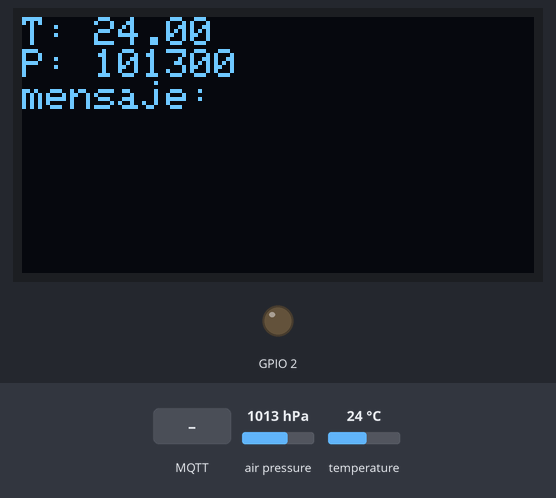
A sketch run on a simulated ESP8266 (Wemos D1 mini). Shown: 128×64 one-colour display, output pins drawn as LEDs (lit = HIGH). The test bench sets the inputs (shaded band); at power-on: air pressure 1013 hPa, temperature 24 °C. WiFi joins after 1.5 s; servers stay silent unless stated; random numbers use the default seed unless the sketch sets one; no MQTT or app messages arrive unless stated; not simulated (calls return 0 or success): secrets.h; what the sketch prints to the serial monitor is not drawn.

Above: at 2.7 s.
2.8 s: MQTT message "1" arrives on the third subscribed topic
4.3 s: MQTT message "on" arrives on the third subscribed topic
At 5.5 s:
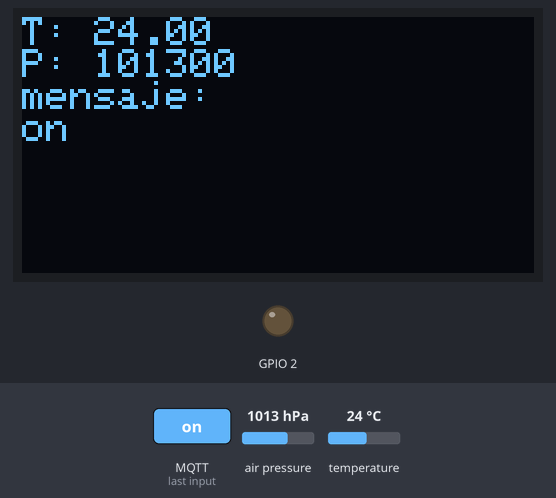
5.8 s: MQTT message "off" arrives on the third subscribed topic
At 6.3 s:
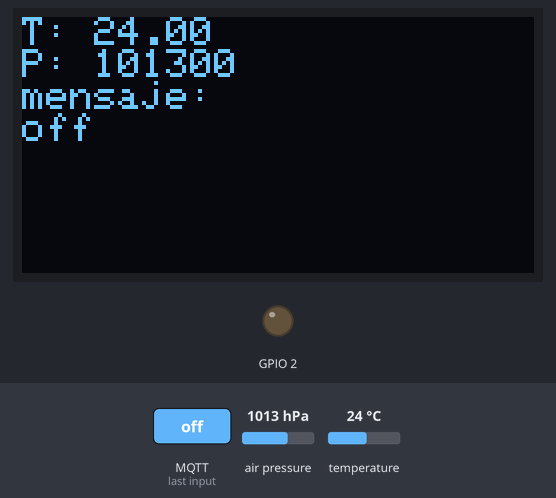
7.3 s: MQTT message "0" arrives on the first subscribed topic
At 8.1 s:
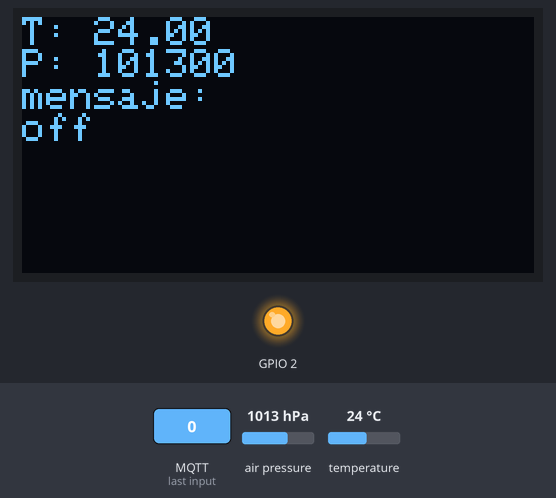
8.8 s: air pressure set to 952 hPa
At 10.0 s:
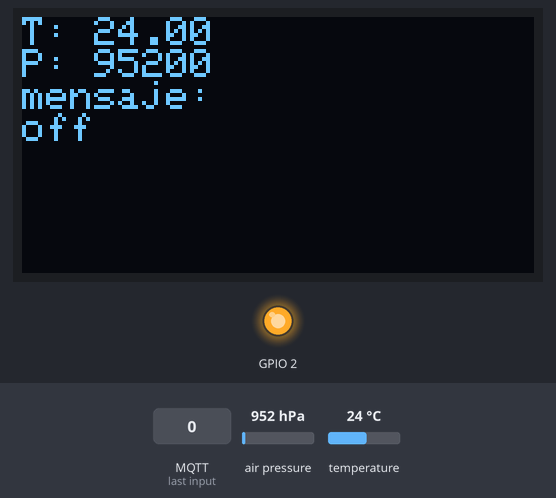
10.3 s: MQTT message "0" arrives on the third subscribed topic
At 11.0 s:
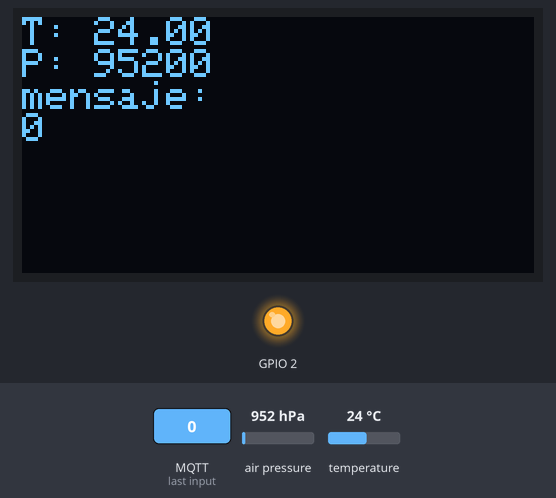
Timing chart, 0 to 12.8 s (numbered marks = the images above; inputs shaded):
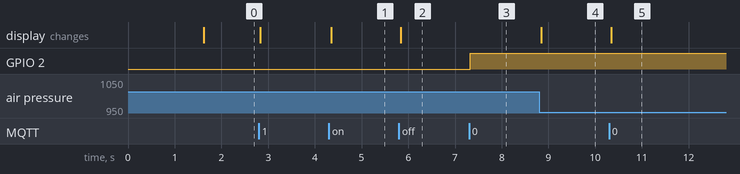

The sketch:

BMP-OLED-NODE.ino
```cpp
/*
   Ejemplo básico de nodo remoto para interacción con MQTT y Node-RED para Wemos D1 Mini + BMP Shield + OLED Shield
   Publica en un topic cada 10 segundos con la temperatura y en otro cada 60 segundos
   Está suscrito a dos topic, uno de ellos enciende y apaga el led integrado de ESP8266 y el otro manda por serial lo recibido
   En cada reset publica un mensaje indicando que se ha reiniciado
   Publica los datos de presión barométrica de la shield BMP180 en Broker
   Está suscrito a un tercer topic, que muestra el mensaje por pantalla oled
   Instalar librerías: Adafruit_GFX.h, Adafruit_SSD1306.h y Adafruit_BMP085.h
*/

/* secrets.h
  #define SSID "......."
  #define PASSWORD "......"
  #define MQTT_SERVER "......"
  #define MQTT_USER "......."
  #define MQTT_PASSWORD "........"
*/

#include <ESP8266WiFi.h>
#include <PubSubClient.h>
#include <Wire.h>
#include <Adafruit_GFX.h>
#include <Adafruit_SSD1306.h>
#include <Adafruit_BMP085.h>
#include "secrets.h"

//Sensor
Adafruit_BMP085 bmp;

WiFiClient espClient;
PubSubClient client(espClient);

//variables globales
long lastMsg = 0;
long lastMsgM = 0;
char msg[50];
String m = "";
int value = 0;
int valueM = 0;

const char* publish_temp = "casa/wemos2/temperatura";
const char* publish_pres = "casa/wemos2/presion";
const char* publish_10sec = "casa/wemos2/dato10s";
const char* publish_60sec = "casa/wemos2/dato60s";
const char* publish_reset = "casa/wemos2/reset";
const char* subs_led = "casa/wemos2/led";
const char* subs_text = "casa/wemos2/text";
const char* subs_oled = "casa/wemos2/oled";

//0x31
#define OLED_RESET -1
Adafruit_SSD1306 display(OLED_RESET);

void setup() {
  pinMode(LED_BUILTIN, OUTPUT);     // Initialize the BUILTIN_LED pin as an output
  Serial.begin(115200);

  if (!bmp.begin())
  {
    Serial.println("Could not find BMP180 or BMP085 sensor at 0x77");
    while (1) {}
  }

  display.begin(SSD1306_SWITCHCAPVCC, 0x3C);

  setup_wifi();
  client.setServer(MQTT_SERVER, 1883);
  client.setCallback(callback);
}

void loop() {
  if (!client.connected()) {
    reconnect();
  }
  client.loop();

  float t = bmp.readTemperature();
  int p = bmp.readPressure();

  // Clear the buffer.
  display.clearDisplay();
  display.setTextSize(1);
  display.setCursor(0, 0);
  display.setTextColor(WHITE);

  display.print("T: ");
  display.println(t);
  display.print("P: ");
  display.println(p);

  display.setTextSize(1);
  display.println("mensaje: ");
  display.println(m);

  display.display();

  long now = millis();
  if (now - lastMsg > 10000) {
    lastMsg = now;
    ++value;
    snprintf (msg, 50, "hello world 10s #%d", value);
    Serial.print("Publish message: ");
    Serial.println(msg);
    client.publish(publish_10sec, msg);

    Serial.print("Temperature = ");
    Serial.print(t);
    Serial.println(" Celsius");

    Serial.print("Pressure = ");
    Serial.print(p);
    Serial.println(" Pascal");

    Serial.print("Publish message Temperature: ");
    snprintf (msg, 50, "%4.2f", t);
    Serial.println(msg);
    client.publish(publish_temp, msg);

    Serial.print("Publish message Pressure: ");
    snprintf (msg, 50, "%i", p);
    Serial.println(msg);
    client.publish(publish_pres, msg);
  }

  if (now - lastMsgM > 60000) {
    lastMsgM = now;
    ++valueM;
    snprintf (msg, 50, "hello world 60s #%d", valueM);
    Serial.print("Publish message: ");
    Serial.println(msg);
    client.publish(publish_60sec, msg);
  }
}

void callback(char* topic, byte* payload, unsigned int length) {
  Serial.print("Message arrived [");
  Serial.print(topic);
  Serial.print("] ");
  String mensaje = "";
  for (int i = 0; i < length; i++) {
    Serial.print((char)payload[i]);
    mensaje = mensaje + (char)payload[i];
  }
  Serial.println();

  if (String(topic) == String(subs_led)) {
    // Switch on the LED if an 1 was received as first character
    if ((char)payload[0] == '1') {
      digitalWrite(LED_BUILTIN, LOW);   // Turn the LED on (Note that LOW is the voltage level
      // but actually the LED is on; this is because
      // it is active low on the ESP-01)
    } else {
      digitalWrite(LED_BUILTIN, HIGH);  // Turn the LED off by making the voltage HIGH
    }
  }

  if (String(topic) == String(subs_oled)) {
    // muestra mensaje en pantalla
    m = mensaje;
  }
}

void setup_wifi() {

  delay(10);
  // We start by connecting to a WiFi network
  Serial.println();
  Serial.print("Connecting to ");
  Serial.println(SSID);

  WiFi.begin(SSID, PASSWORD);

  while (WiFi.status() != WL_CONNECTED) {
    delay(500);
    Serial.print(".");
  }

  randomSeed(micros());

  Serial.println("");
  Serial.println("WiFi connected");
  Serial.println("IP address: ");
  Serial.println(WiFi.localIP());
}

void reconnect() {
  // Loop until we're reconnected
  while (!client.connected()) {
    Serial.print("Attempting MQTT connection...");
    // Create a random client ID
    String clientId = "ESP8266Client-";
    clientId += String(random(0xffff), HEX);
    // Attempt to connect
    if (client.connect(clientId.c_str(), MQTT_USER, MQTT_PASSWORD)) {
      Serial.println("connected");
      // Once connected, publish an announcement...
      client.publish(publish_reset, "reset");
      // ... and resubscribe
      client.subscribe(subs_led);
      client.subscribe(subs_text);
      client.subscribe(subs_oled);
    } else {
      Serial.print("failed, rc=");
      Serial.print(client.state());
      Serial.println(" try again in 5 seconds");
      // Wait 5 seconds before retrying
      delay(5000);
    }
  }
}
```

Measured:
- after the input at 4.3 s, the display: changes after 0.05 s (image 1)
- after the input at 5.8 s, the display: changes at once (image 2)
- after the input at 7.3 s, GPIO 2: LOW → HIGH at once
- after the input at 8.8 s, the display: changes after 0.05 s (image 4)
- after the input at 10.3 s, the display: changes at once (image 5)
